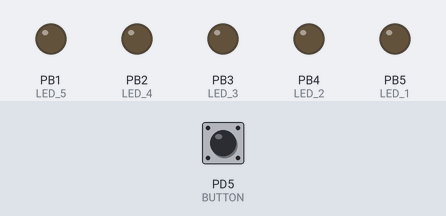
Bench run of a program on a simulated ATmega328P, built with avr-gcc and emulated at 16 MHz. Parts: output pins drawn as LEDs (lit = HIGH). Dashed ring = blinking. The inputs (shaded band) are chosen by the test bench; at power-on: PD5 (BUTTON) HIGH.

Above: at 1.2 s.
1.3 s: PD5 (BUTTON) pulled LOW for 0.15 s
At 1.42 s:
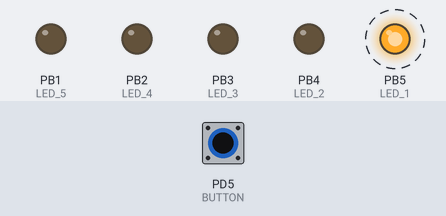
4.3 s: PD5 (BUTTON) pulled LOW for 1 s
At 4.42 s:
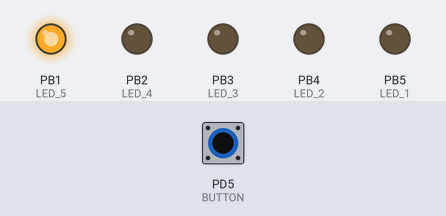
6.8 s: PD5 (BUTTON) pulled LOW for 3.2 s
At 7.42 s:
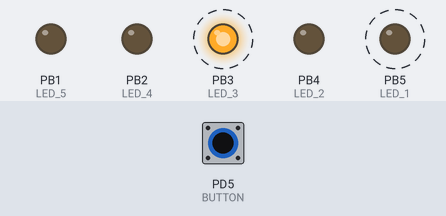
Timing chart, 0 to 17.5 s (numbered marks = the images above; inputs shaded):
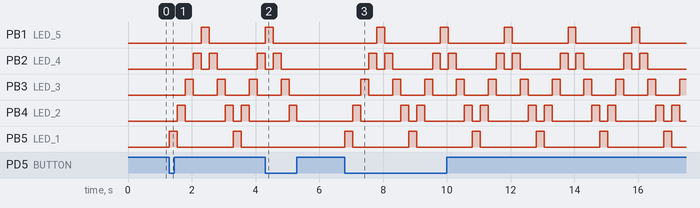

Measured:
- after the input at 1.3 s, PB1 (LED_5): LOW → HIGH after 1.0 s, → LOW 0.25 s later; PB2 (LED_4): goes HIGH 0.25 s, LOW 0.25 s, HIGH 0.25 s, LOW 1.3 s, then HIGH, starting after 0.75 s
- after the input at 4.3 s, PB1 (LED_5): goes on until 4.6 s, then stays LOW; PB2 (LED_4): goes on until 4.8 s, then stays LOW; PB3 (LED_3): goes on until 5.1 s, then stays LOW; PB4 (LED_2): goes on until 5.3 s, then stays LOW; PB5 (LED_1): stays LOW (without the input it goes to HIGH after 1.0 s)
- after the input at 6.8 s, PB1 (LED_5): alternates HIGH for 0.25 s and LOW for 1.8 s, starting after 1.0 s; PB2 (LED_4): LOW → HIGH after 0.75 s, then repeats every 2.0 s: LOW 0.25 s, HIGH 0.25 s, LOW 1.3 s, HIGH 0.25 s

The program:

main.c
```c
// (licence header left out)
/* Defines -----------------------------------------------------------*/
#define LED_1   PB5
#define LED_2   PB4
#define LED_3   PB3
#define LED_4   PB2
#define LED_5   PB1
#define BUTTON  PD5
#define BLINK_DELAY 250
#ifndef F_CPU
# define F_CPU 16000000
#endif

#include <util/delay.h>
#include <avr/io.h>
#include <stdlib.h>

int main(void)
{
    DDRB = DDRB | (1<<LED_1);
	DDRB = DDRB | (1<<LED_2);
	DDRB = DDRB | (1<<LED_3);
	DDRB = DDRB | (1<<LED_4);
	DDRB = DDRB | (1<<LED_5);
	DDRD = DDRD & ~(1<<BUTTON);


    PORTB = PORTB & ~(1<<LED_1);
	PORTB = PORTB & ~(1<<LED_2);
	PORTB = PORTB & ~(1<<LED_3);
	PORTB = PORTB & ~(1<<LED_4);
	PORTB = PORTB & ~(1<<LED_5);
	PORTD = PORTD | (1<<BUTTON);

	int LED_on = 0;
	int Button_Relased = 1;
	void BUTTON_PRESSED ( )
	{
		if (Button_Relased == 1)
		{
			if (((PIND >> BUTTON) & 1) == 0)
			{
				LED_on = abs(LED_on - 1);
				Button_Relased = 0;
			}
		}
		else
		{
			if (((PIND >> BUTTON) & 1) != 0)
			{
				Button_Relased = 1;
			}
		}
	}

    while (1)
    {
		BUTTON_PRESSED ();
		if (LED_on == 1)
		{
		BUTTON_PRESSED ();
		PORTB = PORTB ^ (1<<LED_1);
		_delay_ms(BLINK_DELAY);
		BUTTON_PRESSED ();
		PORTB = PORTB ^ (1<<LED_1);
		PORTB = PORTB ^ (1<<LED_2);
		_delay_ms(BLINK_DELAY);
		BUTTON_PRESSED ();
		PORTB = PORTB ^ (1<<LED_2);
		PORTB = PORTB ^ (1<<LED_3);
		_delay_ms(BLINK_DELAY);
		BUTTON_PRESSED ();
		PORTB = PORTB ^ (1<<LED_3);
		PORTB = PORTB ^ (1<<LED_4);
		_delay_ms(BLINK_DELAY);
		BUTTON_PRESSED ();
		PORTB = PORTB ^ (1<<LED_4);
		PORTB = PORTB ^ (1<<LED_5);
		_delay_ms(BLINK_DELAY);
		BUTTON_PRESSED ();
		PORTB = PORTB ^ (1<<LED_5);
		PORTB = PORTB ^ (1<<LED_4);
		_delay_ms(BLINK_DELAY);
		BUTTON_PRESSED ();
		PORTB = PORTB ^ (1<<LED_4);
		PORTB = PORTB ^ (1<<LED_3);
		_delay_ms(BLINK_DELAY);
		BUTTON_PRESSED ();
		PORTB = PORTB ^ (1<<LED_3);
		PORTB = PORTB ^ (1<<LED_2);
		_delay_ms(BLINK_DELAY);
		BUTTON_PRESSED ();
		PORTB = PORTB ^ (1<<LED_2);
		}
    }
    return 0;
}
```
